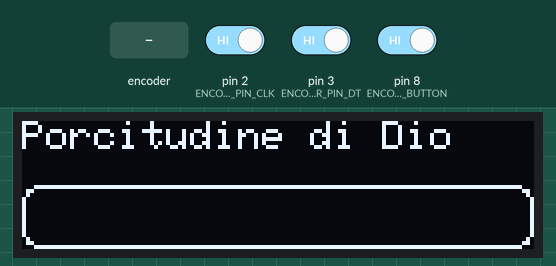
Simulated run of this sketch. Board: Arduino Uno, built with avr-gcc and run on an emulated ATmega328P. Shown: 128×32 one-colour display. The inputs (shaded band) are chosen by the test bench; at power-on: pin 8 (ENCODER_PIN_BUTTON) HIGH, pin 2 (ENCODER_PIN_CLK) HIGH, pin 3 (ENCODER_PIN_DT) HIGH. The display library's start-up logo is not drawn; what the sketch prints to the serial monitor is not drawn.

Above: at 2.2 s.
2.3 s: rotary encoder on pin 2 (ENCODER_PIN_CLK) / pin 3 (ENCODER_PIN_DT) turned 3 steps (first pin leading)
At 3.2 s:
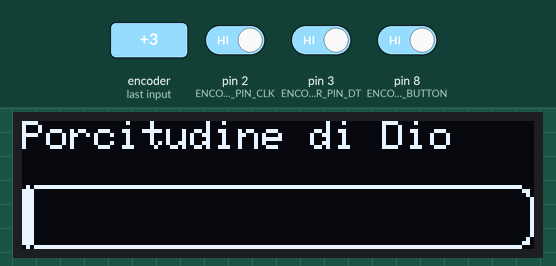
4.4 s: pin 8 (ENCODER_PIN_BUTTON) driven LOW
At 4.8 s:
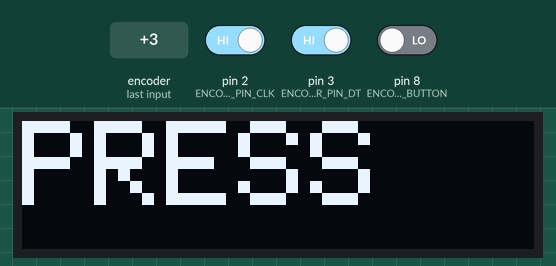
5.9 s: pin 8 (ENCODER_PIN_BUTTON) driven HIGH
At 7.1 s:
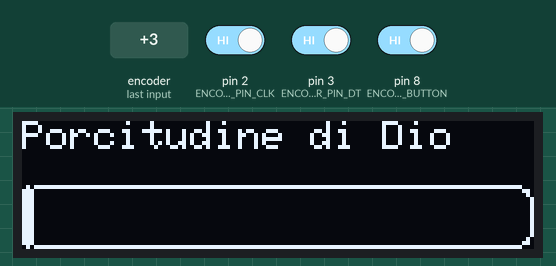
7.4 s: rotary encoder on pin 2 (ENCODER_PIN_CLK) / pin 3 (ENCODER_PIN_DT) turned 1 step (first pin leading)
At 8.4 s:
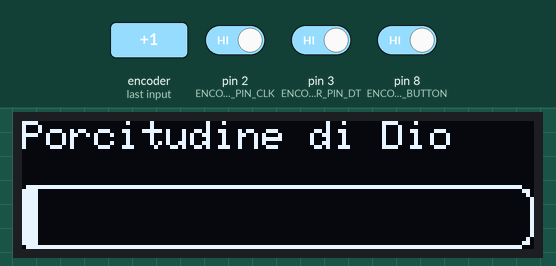
Timing chart, 0 to 10.1 s (numbered marks = the images above; inputs shaded):
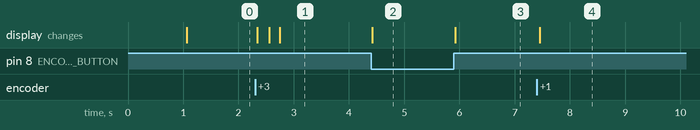

Measured:
- after the input at 2.3 s, the display: first changes at once (image 1 shows a later state)
- after the input at 4.4 s, the display: changes at once (image 2)
- after the input at 5.9 s, the display: changes at once (image 3)
- after the input at 7.4 s, the display: changes after 0.06 s (image 4)

The sketch:

main.ino
```cpp
/**************************************************************************
           .---.
          /. ./|
      .--'.  ' ;                  ,---,               ,---.
     /__./ \ : |              ,-+-. /  |  ,----._,.  '   ,'\
 .--'.  '   \' .  ,--.--.    ,--.'|'   | /   /  ' / /   /   |
/___/ \ |    ' ' /       \  |   |  ,"' ||   :     |.   ; ,. :
;   \  \;      :.--.  .-. | |   | /  | ||   | .\  .'   | |: :
 \   ;  `      | \__\/: . . |   | |  | |.   ; ';  |'   | .; :
  .   \    .\  ; ," .--.; | |   | |  |/ '   .   . ||   :    |
   \   \   ' \ |/  /  ,.  | |   | |--'   `---`-'| | \   \  /
    :   '  |--";  :   .'   \|   |/       .'__/\_: |  `----'
     \   \ ;   |  ,     .-./'---'        |   :    :
      '---"     `--`---'                  \   \  /
                                           `--`-'
 **************************************************************************/

#include <SPI.h>
#include <Wire.h>
#include <Adafruit_GFX.h>
#include <Adafruit_SSD1306.h>
#include <stdio.h>
#include <string.h>

// ***
#define MAX_ENCODER_VALUE 128
#define MIN_ENCODER_VALUE 0

const int ENCODER_PIN_BUTTON = 8;
const int ENCODER_PIN_DT = 3;
const int ENCODER_PIN_CLK = 2;

// **** OLED CONFIG ****
#define SCREEN_WIDTH 128 // OLED display width, in pixels
#define SCREEN_HEIGHT 32 // OLED display height, in pixels
#define OLED_RESET     4 // Reset pin # (or -1 if sharing Arduino reset pin)
Adafruit_SSD1306 display(SCREEN_WIDTH, SCREEN_HEIGHT, &Wire, OLED_RESET);


// **** VARIABLES ****
int counter = 0;
volatile int lastEncoded = 0;
volatile long encoderValue = 0;
long lastencoderValue = 0;
int lastMSB = 0;
int lastLSB = 0;

/*********
 * SETUP *
 *********/

void setup() {
  Serial.begin(9600);

  // ENCODER SETUP
  pinMode(ENCODER_PIN_DT, INPUT_PULLUP);
  pinMode(ENCODER_PIN_CLK, INPUT_PULLUP);
  pinMode(ENCODER_PIN_BUTTON, INPUT_PULLUP);

  attachInterrupt(0, updateEncoder, CHANGE);
  attachInterrupt(1, updateEncoder, CHANGE);

  // SCREEN SETUP
  init_screen();

}

/**********
 ** LOOP **
 **********/

void loop() {
    int buttonValue = digitalRead(8);
    Serial.println(encoderValue);

    if (buttonValue == LOW){
      // If button pushed, turn LED on
      Serial.println("PRESS");
      text_on_screen("PRESS", 3, 0, 0, 0);
    }
    else{
      show_value_bar("Porcitudine di Dio", encoderValue, 128, 0);
    }
}

void init_screen(void){
  // SSD1306_SWITCHCAPVCC = generate display voltage from 3.3V internally
  if(!display.begin(SSD1306_SWITCHCAPVCC, 0x3C)) { // Address 0x3C for 128x32
    Serial.println(F("SSD1306 allocation failed"));
    for(;;); // Don't proceed, loop forever
  }

  // Show initial display buffer contents on the screen --
  // the library initializes this with an Adafruit splash screen.
  display.display();
  delay(1000); // Pause for 2 seconds

}

void updateEncoder() {
  int MSB = digitalRead(ENCODER_PIN_DT); //MSB = most significant bit
  int LSB = digitalRead(ENCODER_PIN_CLK); //LSB = least significant bit

  int encoded = (MSB << 1) | LSB; //converting the 2 pin value to single number
  int sum  = (lastEncoded << 2) | encoded; //adding it to the previous encoded value

  //if (sum == 0b1101 || sum == 0b0100 || sum == 0b0010 || sum == 0b1011) encoderValue ++;
  //if (sum == 0b1110 || sum == 0b0111 || sum == 0b0001 || sum == 0b1000) encoderValue --;
  if (sum == 0b1000) encoderValue ++;
  if (sum == 0b0010) encoderValue --;

  if (encoderValue < MIN_ENCODER_VALUE) encoderValue = MIN_ENCODER_VALUE;
  if (encoderValue > MAX_ENCODER_VALUE) encoderValue = MAX_ENCODER_VALUE;

  lastEncoded = encoded; //store this value for next time
}

void show_value_bar(char string[], int value, int max_value, int delay_time){
  display.clearDisplay();

  // FIRST LINE
  display.setTextSize(1.5);
  display.setTextColor(SSD1306_WHITE);
  display.setCursor(0, 0);
  display.println(string);

  // BAR
  display.drawRoundRect(0,16, 128, 16, 4, SSD1306_WHITE);
  display.fillRoundRect(0, 16, value, 16, 4, SSD1306_WHITE);
  display.display();
  delay(delay_time);
}


void two_lines_on_screen(char string1[], char string2[], int delay_time) {
  display.clearDisplay();

  display.setTextSize(2);      // Normal 1:1 pixel scale
  display.setTextColor(SSD1306_WHITE); // Draw white text

  display.setCursor(0, 0);     // Start at top-left corner
  display.println(string1);

  display.setCursor(0, 16);
  display.println(string2);

  display.display();
  delay(delay_time);
}

void text_on_screen(char string[], int font_size, int delay_time, int x, int y) {
  display.clearDisplay();

  display.setTextSize(font_size);      // Normal 1:1 pixel scale
  display.setTextColor(SSD1306_WHITE); // Draw white text
  display.setCursor(x, y);             // Start at top-left corner

  //display.cp437(true);         // Use full 256 char 'Code Page 437' font

  display.println(string);

  display.display();
  delay(delay_time);
}
```
